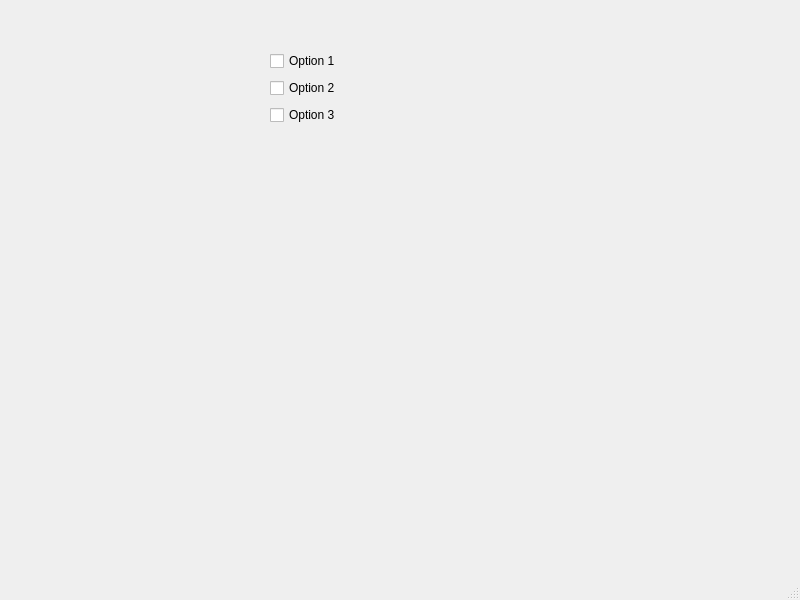
<?xml version="1.0" encoding="UTF-8"?>
<ui version="4.0">
 <class>MainWindow</class>
 <widget class="QMainWindow" name="MainWindow">
  <property name="geometry">
   <rect>
    <x>0</x>
    <y>0</y>
    <width>800</width>
    <height>600</height>
   </rect>
  </property>
  <property name="windowTitle">
   <string>CheckBox</string>
  </property>
  <widget class="QWidget" name="centralwidget">
   <widget class="QWidget" name="layoutWidget">
    <property name="geometry">
     <rect>
      <x>270</x>
      <y>50</y>
      <width>83</width>
      <height>76</height>
     </rect>
    </property>
    <layout class="QVBoxLayout" name="verticalLayout">
     <item>
      <widget class="QCheckBox" name="checkBox_1">
       <property name="text">
        <string>Option 1</string>
       </property>
      </widget>
     </item>
     <item>
      <widget class="QCheckBox" name="checkBox_2">
       <property name="text">
        <string>Option 2</string>
       </property>
      </widget>
     </item>
     <item>
      <widget class="QCheckBox" name="checkBox_3">
       <property name="text">
        <string>Option 3</string>
       </property>
      </widget>
     </item>
    </layout>
   </widget>
  </widget>
  <widget class="QMenuBar" name="menubar">
   <property name="geometry">
    <rect>
     <x>0</x>
     <y>0</y>
     <width>800</width>
     <height>26</height>
    </rect>
   </property>
  </widget>
  <widget class="QStatusBar" name="statusbar"/>
 </widget>
 <resources/>
 <connections/>
</ui>
